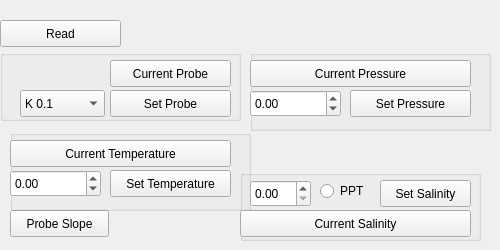
      <widget class="QWidget" name="tab_8">
       <attribute name="title">
        <string>Data</string>
       </attribute>
       <widget class="QPushButton" name="sensorRead">
        <property name="geometry">
         <rect>
          <x>0</x>
          <y>20</y>
          <width>121</width>
          <height>27</height>
         </rect>
        </property>
        <property name="text">
         <string>Read</string>
        </property>
       </widget>
       <widget class="QGroupBox" name="probeOptions">
        <property name="geometry">
         <rect>
          <x>0</x>
          <y>50</y>
          <width>241</width>
          <height>71</height>
         </rect>
        </property>
        <property name="title">
         <string/>
        </property>
        <widget class="QPushButton" name="currProbe">
         <property name="geometry">
          <rect>
           <x>110</x>
           <y>10</y>
           <width>121</width>
           <height>27</height>
          </rect>
         </property>
         <property name="text">
          <string>Current Probe</string>
         </property>
        </widget>
        <widget class="QPushButton" name="setProbe">
         <property name="geometry">
          <rect>
           <x>110</x>
           <y>40</y>
           <width>121</width>
           <height>27</height>
          </rect>
         </property>
         <property name="text">
          <string>Set Probe</string>
         </property>
        </widget>
        <widget class="QComboBox" name="probeVal">
         <property name="geometry">
          <rect>
           <x>20</x>
           <y>40</y>
           <width>85</width>
           <height>27</height>
          </rect>
         </property>
         <item>
          <property name="text">
           <string>K 0.1</string>
          </property>
         </item>
         <item>
          <property name="text">
           <string>K 1.0</string>
          </property>
         </item>
         <item>
          <property name="text">
           <string>K 10</string>
          </property>
         </item>
        </widget>
       </widget>
       <widget class="QPushButton" name="probeSlope">
        <property name="geometry">
         <rect>
          <x>10</x>
          <y>210</y>
          <width>99</width>
          <height>27</height>
         </rect>
        </property>
        <property name="text">
         <string>Probe Slope</string>
        </property>
       </widget>
       <widget class="QGroupBox" name="tempOptions">
        <property name="geometry">
         <rect>
          <x>10</x>
          <y>130</y>
          <width>241</width>
          <height>81</height>
         </rect>
        </property>
        <property name="title">
         <string/>
        </property>
        <widget class="QPushButton" name="currTemp">
         <property name="geometry">
          <rect>
           <x>0</x>
           <y>10</y>
           <width>221</width>
           <height>27</height>
          </rect>
         </property>
         <property name="text">
          <string>Current Temperature</string>
         </property>
        </widget>
        <widget class="QDoubleSpinBox" name="temperatureVal">
         <property name="geometry">
          <rect>
           <x>0</x>
           <y>40</y>
           <width>91</width>
           <height>27</height>
          </rect>
         </property>
         <property name="minimum">
          <double>-126.000000000000000</double>
         </property>
         <property name="maximum">
          <double>1254.000000000000000</double>
         </property>
        </widget>
        <widget class="QPushButton" name="setTemp">
         <property name="geometry">
          <rect>
           <x>100</x>
           <y>40</y>
           <width>121</width>
           <height>27</height>
          </rect>
         </property>
         <property name="text">
          <string>Set Temperature</string>
         </property>
        </widget>
       </widget>
       <widget class="QGroupBox" name="pressureOptions">
        <property name="geometry">
         <rect>
          <x>250</x>
          <y>50</y>
          <width>241</width>
          <height>81</height>
         </rect>
        </property>
        <property name="title">
         <string/>
        </property>
        <widget class="QPushButton" name="currPressure">
         <property name="geometry">
          <rect>
           <x>0</x>
           <y>10</y>
           <width>221</width>
           <height>27</height>
          </rect>
         </property>
         <property name="text">
          <string>Current Pressure</string>
         </property>
        </widget>
        <widget class="QDoubleSpinBox" name="pressureVal">
         <property name="geometry">
          <rect>
           <x>0</x>
           <y>40</y>
           <width>91</width>
           <height>27</height>
          </rect>
         </property>
         <property name="minimum">
          <double>-126.000000000000000</double>
         </property>
         <property name="maximum">
          <double>1254.000000000000000</double>
         </property>
        </widget>
        <widget class="QPushButton" name="setPressure">
         <property name="geometry">
          <rect>
           <x>100</x>
           <y>40</y>
           <width>121</width>
           <height>27</height>
          </rect>
         </property>
         <property name="text">
          <string>Set Pressure</string>
         </property>
        </widget>
       </widget>
       <widget class="QGroupBox" name="salinity">
        <property name="geometry">
         <rect>
          <x>240</x>
          <y>170</y>
          <width>241</width>
          <height>71</height>
         </rect>
        </property>
        <property name="title">
         <string/>
        </property>
        <widget class="QPushButton" name="setProbe_2">
         <property name="geometry">
          <rect>
           <x>140</x>
           <y>10</y>
           <width>91</width>
           <height>27</height>
          </rect>
         </property>
         <property name="text">
          <string>Set Salinity</string>
         </property>
        </widget>
        <widget class="QRadioButton" name="pptSal">
         <property name="geometry">
          <rect>
           <x>80</x>
           <y>10</y>
           <width>61</width>
           <height>22</height>
          </rect>
         </property>
         <property name="text">
          <string>PPT</string>
         </property>
        </widget>
        <widget class="QPushButton" name="currSal">
         <property name="geometry">
          <rect>
           <x>0</x>
           <y>40</y>
           <width>231</width>
           <height>27</height>
          </rect>
         </property>
         <property name="text">
          <string>Current Salinity</string>
         </property>
        </widget>
        <widget class="QDoubleSpinBox" name="salVal">
         <property name="geometry">
          <rect>
           <x>10</x>
           <y>10</y>
           <width>61</width>
           <height>27</height>
          </rect>
         </property>
        </widget>
       </widget>
      </widget>
